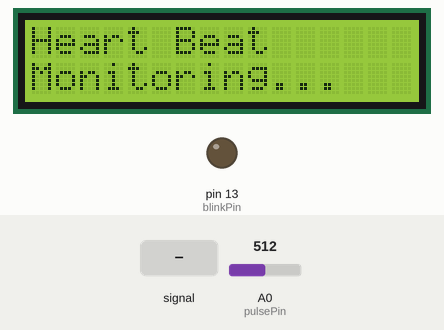
A sketch run on a simulated Arduino Uno, built with avr-gcc and run on an emulated ATmega328P. Shown: 16×2 character LCD, output pins drawn as LEDs (lit = HIGH). Dashed ring = blinking. The inputs (shaded band) are chosen by the test bench; at power-on: A0 (pulsePin) = 512. What the sketch prints to the serial monitor is not drawn.

Above: at 0.1 s.
3.3 s: A0 (pulsePin) fed a 200 Hz sine of ±81 counts around its level
At 4.8 s:
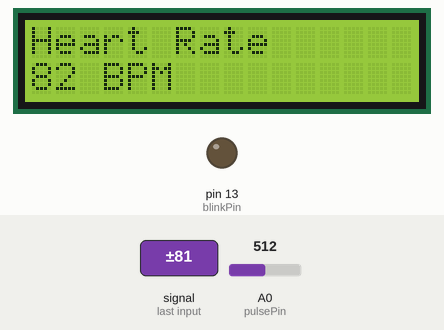
6.3 s: A0 (pulsePin) set to 513
At 8.6 s:
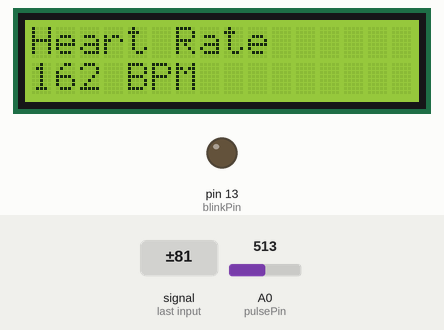
9.3 s: A0 (pulsePin) fed a 2 Hz sine of ±306 counts around its level
At 9.63 s:
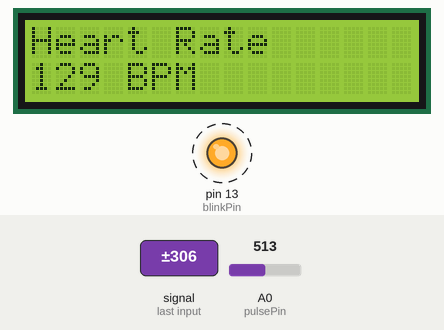
10.9 s: A0 (pulsePin) set to 535
At 12.7 s:
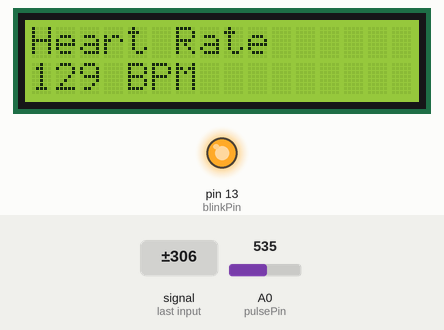
13.0 s: A0 (pulsePin) set to 511
At 13.4 s:
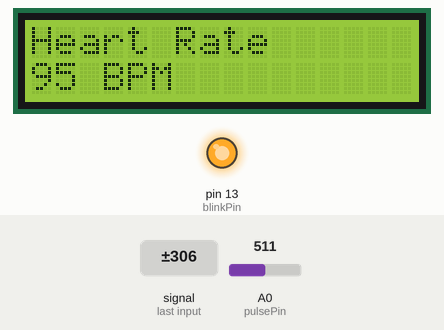
16.0 s: A0 (pulsePin) set to 716
At 17.9 s:
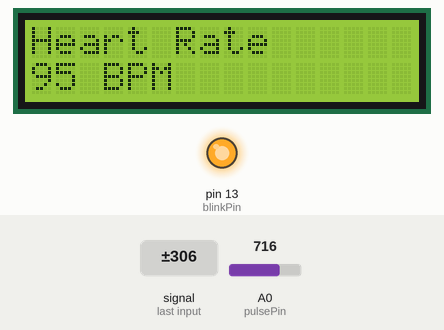
Timing chart, 0 to 19.2 s (numbered marks = the images above; inputs shaded):
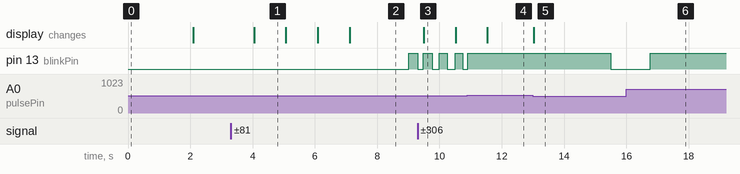

The sketch:

sketch_jan9a.ino
```cpp
#include <Wire.h>
#include <LiquidCrystal_I2C.h>

/*
   LCD Library  : NewliquidCrystal
   LCD Address  : 0x27
   LCD Size     : 16x2
*/

LiquidCrystal_I2C lcd(0x27, 16, 2);

// Pulse Sensor Pin
int pulsePin = A0;
int blinkPin = 13;

// Volatile Variables (Used in ISR)
volatile int BPM;
volatile int Signal;
volatile int IBI = 600;
volatile boolean Pulse = false;
volatile boolean QS = false;

volatile int rate[10];
volatile unsigned long sampleCounter = 0;
volatile unsigned long lastBeatTime = 0;
volatile int P = 512;
volatile int T = 512;
volatile int thresh = 525;
volatile int amp = 100;
volatile boolean firstBeat = true;
volatile boolean secondBeat = false;

// -------------------- SETUP --------------------
void setup()
{
  Serial.begin(115200);
  pinMode(blinkPin, OUTPUT);

  // LCD Initialization (IMPORTANT FIX)
  lcd.begin(16, 2);
  lcd.backlight();

  lcd.setCursor(0, 0);
  lcd.print("Heart Beat");
  lcd.setCursor(0, 1);
  lcd.print("Monitoring...");
  delay(2000);
  lcd.clear();

  interruptSetup();
}

// -------------------- LOOP --------------------
void loop()
{
  if (QS == true)  // Heartbeat detected
  {
    Serial.print("Heart-Beat Found BPM: ");
    Serial.println(BPM);

    lcd.clear();
    lcd.setCursor(0, 0);
    lcd.print("Heart Rate");

    lcd.setCursor(0, 1);
    lcd.print(BPM);
    lcd.print(" BPM");

    QS = false;
    delay(1000);
  }
}

// ---------------- TIMER INTERRUPT SETUP ----------------
void interruptSetup()
{
  TCCR2A = 0x02;
  TCCR2B = 0x06;
  OCR2A = 0x7C;
  TIMSK2 = 0x02;
  sei();
}

// ---------------- TIMER2 ISR ----------------
ISR(TIMER2_COMPA_vect)
{
  cli();

  Signal = analogRead(pulsePin);
  sampleCounter += 2;
  int N = sampleCounter - lastBeatTime;

  if (Signal < thresh && N > (IBI / 5) * 3)
  {
    if (Signal < T)
      T = Signal;
  }

  if (Signal > thresh && Signal > P)
  {
    P = Signal;
  }

  if (N > 250)
  {
    if ((Signal > thresh) && (Pulse == false) && (N > (IBI / 5) * 3))
    {
      Pulse = true;
      digitalWrite(blinkPin, HIGH);

      IBI = sampleCounter - lastBeatTime;
      lastBeatTime = sampleCounter;

      if (secondBeat)
      {
        secondBeat = false;
        for (int i = 0; i <= 9; i++)
          rate[i] = IBI;
      }

      if (firstBeat)
      {
        firstBeat = false;
        secondBeat = true;
        sei();
        return;
      }

      word runningTotal = 0;
      for (int i = 0; i < 9; i++)
      {
        rate[i] = rate[i + 1];
        runningTotal += rate[i];
      }

      rate[9] = IBI;
      runningTotal += rate[9];
      runningTotal /= 10;

      BPM = 60000 / runningTotal;
      QS = true;
    }
  }

  if (Signal < thresh && Pulse == true)
  {
    digitalWrite(blinkPin, LOW);
    Pulse = false;
    amp = P - T;
    thresh = amp / 2 + T;
    P = thresh;
    T = thresh;
  }

  if (N > 2500)
  {
    thresh = 512;
    P = 512;
    T = 512;
    lastBeatTime = sampleCounter;
    firstBeat = true;
    secondBeat = false;
  }

  sei();
}
```

Measured:
- after the input at 3.3 s, the display: changes after 0.75 s (image 1)
- after the input at 6.3 s, pin 13 (blinkPin): LOW → HIGH after 2.7 s
- after the input at 9.3 s, pin 13 (blinkPin): alternates HIGH for 0.25 s and LOW for 0.23 s, starting at once; the display: changes after 0.20 s (image 3)
- after the input at 13.0 s, pin 13 (blinkPin): HIGH → LOW after 2.5 s; the display: changes at once (image 5)
- after the input at 16.0 s, pin 13 (blinkPin): LOW → HIGH after 0.77 s
- what the display in image 1 shows lasts 1.0 s, from 4.1 s to 5.1 s
